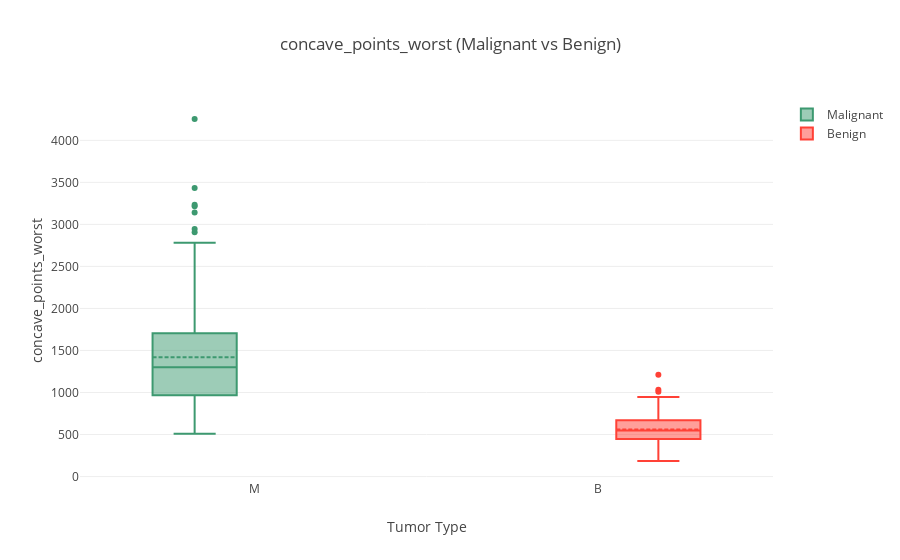

Notebook code for this chart:
### Markdown cell above
The top 3 predictors for malignant tumor are concave_points_worst, texture_mean and smoothness_sd_error. The boxplots of these features across the two tumor types are shown below.

### Code cell
#Create function to create a nicer interactive boxplot (than pandas) a feature for malignant vs benign tumors
def feature_box(df,feature):
    trace0 = go.Box(
        y=df[df["diagnosis"]=='M'][feature],
        x=df[df["diagnosis"]=='M']['diagnosis'],
        name='Malignant',
        marker=dict(
            color='#3D9970'
        ),
        boxmean=True
        
    )

    trace1 = go.Box(
        y=df[df["diagnosis"]=='B'][feature],
        x=df[df["diagnosis"]=='B']['diagnosis'],
        name='Benign',
        marker=dict(
            color='#FF4136'
        ),
        boxmean=True
    )

    data = [trace0, trace1]

    layout = go.Layout(
        yaxis=dict(
            title=feature,
            zeroline=False
        ),
        xaxis=dict(
            title='Tumor Type'
        ),
        boxmode='group',
        title=''.join(feature+' (Malignant vs Benign)')
    )
    fig = go.Figure(data=data, layout=layout)

    py.iplot(fig, filename='box-tumor-type')

#visualize the top feature
feature_box(df,'concave_points_worst')

### Figure 1 — Plotly figure (JSON) as saved in the notebook; plotly's stock layout.template omitted (floating-point values rounded to 4 significant figures; data arrays with more than 128 entries replaced by an {"elided": "..."} marker saying what was removed)
{"data": [{"boxmean": true, "marker": {"color": "#3D9970"}, "name": "Malignant", "type": "box", "uid": "770dc1f1-a418-4bc1-b2bf-2e8c3103d964", "x": {"elided": "211 str values"}, "y": {"elided": "211 float values"}}, {"boxmean": true, "marker": {"color": "#FF4136"}, "name": "Benign", "type": "box", "uid": "8e9268bb-a41d-4316-a61a-f7cb4c1cc658", "x": {"elided": "357 str values"}, "y": {"elided": "357 float values"}}], "layout": {"boxmode": "group", "title": {"text": "concave_points_worst (Malignant vs Benign)"}, "xaxis": {"title": {"text": "Tumor Type"}}, "yaxis": {"title": {"text": "concave_points_worst"}, "zeroline": false}}}
